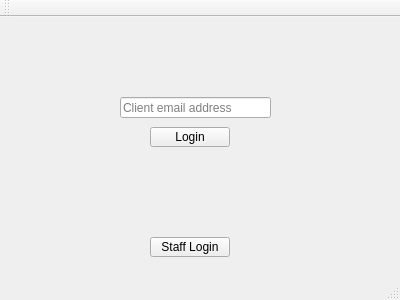
<?xml version="1.0" encoding="UTF-8"?>
<ui version="4.0">
 <class>MainWindow</class>
 <widget class="QMainWindow" name="MainWindow">
  <property name="geometry">
   <rect>
    <x>0</x>
    <y>0</y>
    <width>400</width>
    <height>300</height>
   </rect>
  </property>
  <property name="windowTitle">
   <string>MainWindow</string>
  </property>
  <widget class="QWidget" name="centralWidget">
   <widget class="QPushButton" name="bClientEntry">
    <property name="geometry">
     <rect>
      <x>150</x>
      <y>110</y>
      <width>80</width>
      <height>20</height>
     </rect>
    </property>
    <property name="text">
     <string>Login</string>
    </property>
   </widget>
   <widget class="QPushButton" name="bStaffEntry">
    <property name="geometry">
     <rect>
      <x>150</x>
      <y>220</y>
      <width>80</width>
      <height>20</height>
     </rect>
    </property>
    <property name="text">
     <string>Staff Login</string>
    </property>
   </widget>
   <widget class="QLineEdit" name="txtEmailLogin">
    <property name="geometry">
     <rect>
      <x>120</x>
      <y>80</y>
      <width>151</width>
      <height>21</height>
     </rect>
    </property>
    <property name="placeholderText">
     <string>Client email address</string>
    </property>
   </widget>
  </widget>
  <widget class="QMenuBar" name="menuBar">
   <property name="geometry">
    <rect>
     <x>0</x>
     <y>0</y>
     <width>400</width>
     <height>17</height>
    </rect>
   </property>
  </widget>
  <widget class="QToolBar" name="mainToolBar">
   <attribute name="toolBarArea">
    <enum>TopToolBarArea</enum>
   </attribute>
   <attribute name="toolBarBreak">
    <bool>false</bool>
   </attribute>
  </widget>
  <widget class="QStatusBar" name="statusBar"/>
 </widget>
 <layoutdefault spacing="6" margin="11"/>
 <resources/>
 <connections/>
</ui>
